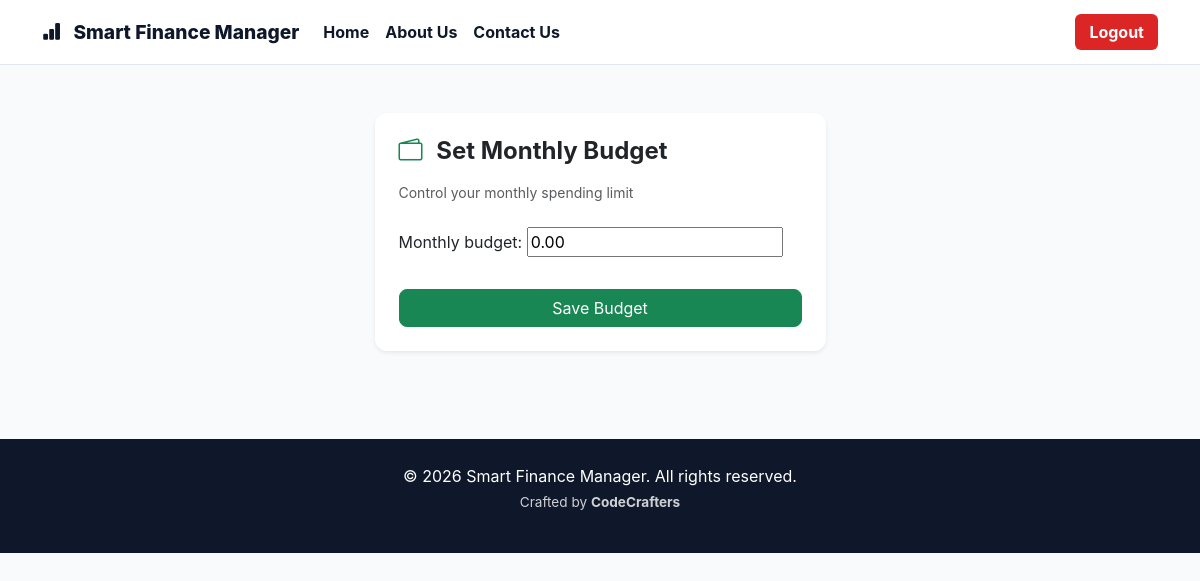
Before: /individuals/budget/ (signed in) with the older database file.
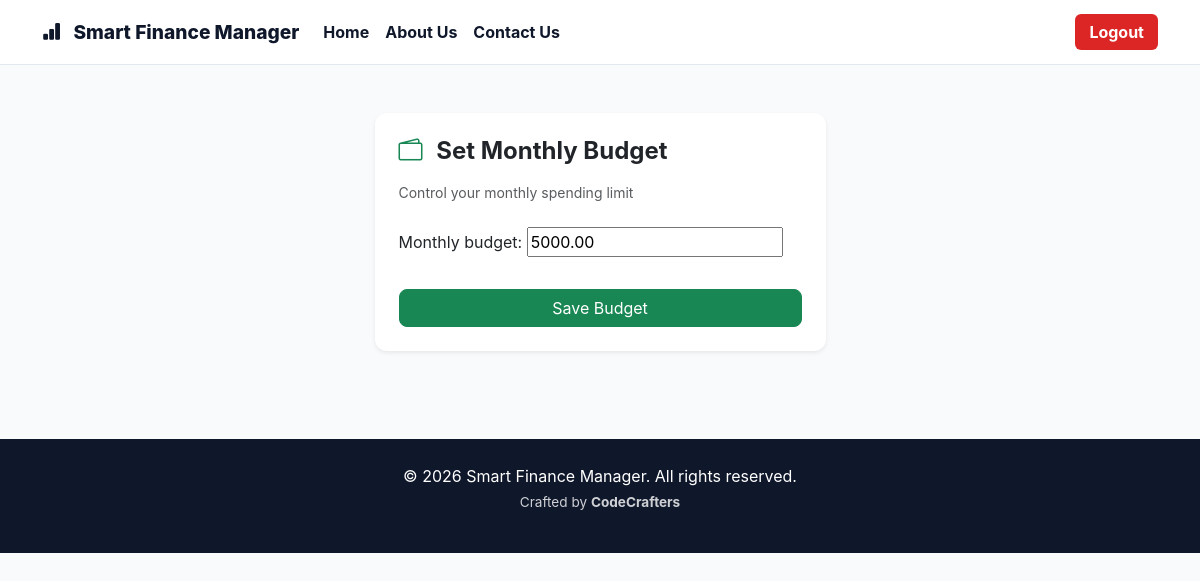
After: the same page with the newer database file.
### individuals/models.py (models this page shows, shortened)
class IndividualBudget(models.Model):
    user = models.OneToOneField(settings.AUTH_USER_MODEL, on_delete=models.CASCADE)
    monthly_budget = models.DecimalField(max_digits=12, decimal_places=2, default=0)

### individuals/views.py (the view)
# urls.py: path('budget/', views.set_budget, name='set_budget'),
@login_required
def set_budget(request):
    budget, _ = IndividualBudget.objects.get_or_create(user=request.user)
    form = BudgetForm(request.POST or None, instance=budget)
    if form.is_valid():
        form.save()
        messages.success(request, 'Budget updated!')
        return redirect('individuals:dashboard')
    return render(request, 'individuals/set_budget.html', {'form': form})

### individuals/forms.py
class BudgetForm(forms.ModelForm):
    class Meta:
        model = IndividualBudget
        fields = ['monthly_budget']

### templates/individuals/set_budget.html (shortened to what this page needs)
{% extends 'base.html' %}
{% block content %}
<div class="container py-5">
  <div class="row justify-content-center">
    <div class="col-md-5">
      <div class="card shadow-sm border-0" style="border-radius:12px;">
        <div class="card-body p-4">
          <h4 class="fw-bold mb-3">
            <i class="bi bi-wallet2 me-2 text-success"></i>
            Set Monthly Budget
          </h4>
          <p class="text-muted small mb-4">
            Control your monthly spending limit
          </p>
          <form method="POST">
            {{ form.as_p }}
            <button class="btn btn-success w-100 mt-3"
              style="border-radius:8px;">
              Save Budget
            </button>
          </form>
        </div>
      </div>
    </div>
  </div>
</div>
{% endblock %}

Changed rows visible on the page:
changed IndividualBudget: monthly_budget "0.00" → "5000.00"
